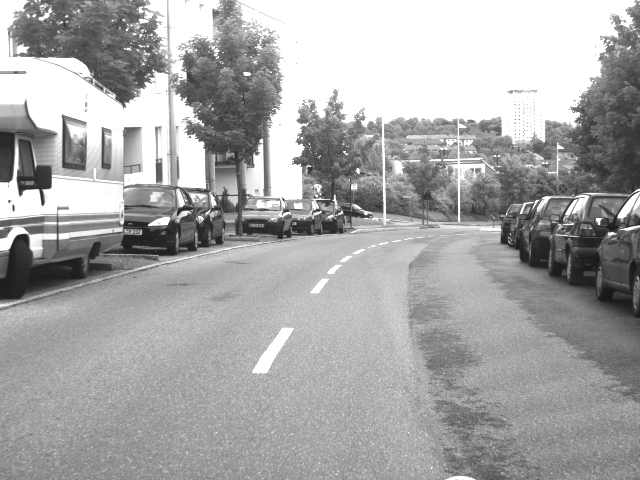
%> input picture Negative/neg00001.pgm, 640 x 480 px; its folder holds only this picture in this run
$ octave NegativeSamples.m   (GNU Octave 9; MATLAB toolbox functions it lacks are replaced by stand-ins)
%> lines starting %> are read from the running program, lines starting %| are printed output that depends on the picture
baseDir = [pwd '\Negative\'];

files = dir(baseDir); files(1:2) = [];

for ii = 1:length(files)
    im = imread(files(ii).name);
%> im is the input picture: size 480x640 uint8; min 23, max 255, mean 167.2
    [rows, cols] = size(im);
%> rows = 480; cols = 640
    centreX = cols/2;
%> centreX = 320
    centreY = rows/2;
%> centreY = 240
    sizeY = rows/4;
%> sizeY = 120
    sizeX = cols/4;
%> sizeX = 160
    imageCropped = imcrop(im, [centreX-(sizeX/2),centreY-(sizeY/2),sizeX,sizeY]);
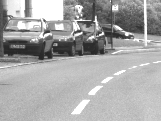
%> imageCropped: size 121x161 uint8; min 38, max 255, mean 167.1
    imshow(imageCropped);
    pause(1);
    sizeY = rows/3;
%> sizeY = 160
    sizeX = cols/3;
%> sizeX = 213.3
    imageCropped = imcrop(im, [centreX-(sizeX/2),centreY-(sizeY/2),sizeX,sizeY]);
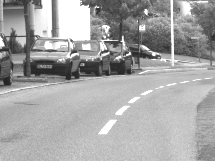
%> imageCropped: size 161x215 uint8; min 36, max 255, mean 165
    imshow(imageCropped);
    pause(1);
    sizeY = rows/2;
%> sizeY = 240
    sizeX = cols/2;
%> sizeX = 320
    imageCropped = imcrop(im, [centreX-(sizeX/2),centreY-(sizeY/2),sizeX,sizeY]);
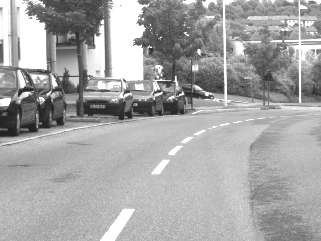
%> imageCropped: size 241x321 uint8; min 32, max 255, mean 165.6
    imshow(imageCropped);
    pause(1);
end


%im2col and imresize will be much better here
%If we resize afterwards as well that would be good

$ run again, on Negative/neg00017.pgm
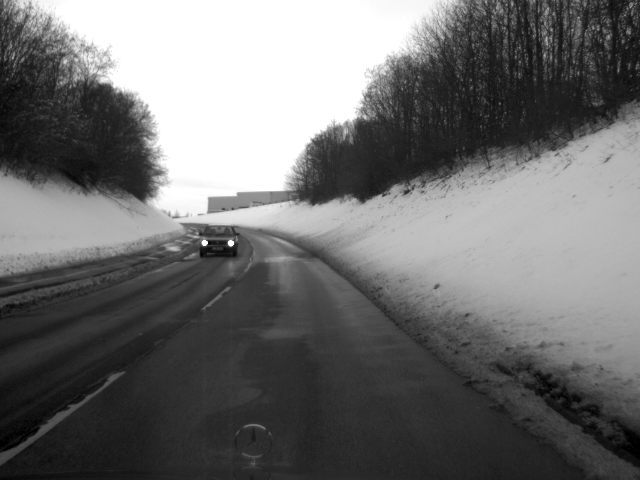
%> input picture Negative/neg00017.pgm, 640 x 480 px
%> im is the input picture: size 480x640 uint8; min 0, max 255, mean 110
%> `imageCropped = imcrop(im, [centreX-(sizeX/2),centreY-(sizeY/2),sizeX,s..`:
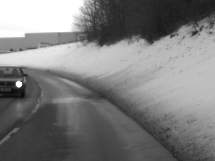
%> imageCropped: size 161x215 uint8; min 5, max 255, mean 124.3
%> `imageCropped = imcrop(im, [centreX-(sizeX/2),centreY-(sizeY/2),sizeX,s..`:
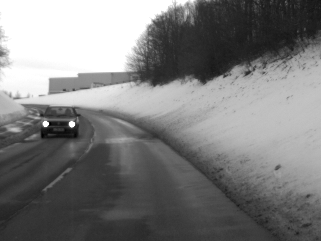
%> imageCropped: size 241x321 uint8; min 0, max 255, mean 123.9

$ run again, on Negative/neg00027.pgm
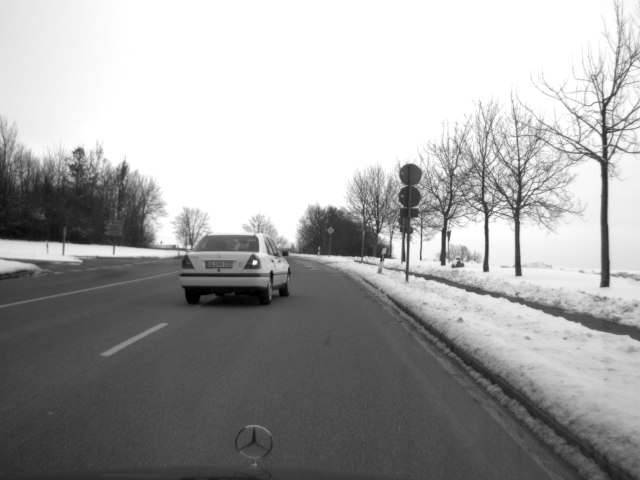
%> input picture Negative/neg00027.pgm, 640 x 480 px
%> im is the input picture: size 480x640 uint8; min 0, max 255, mean 163.3
%> `imageCropped = imcrop(im, [centreX-(sizeX/2),centreY-(sizeY/2),sizeX,s..`:
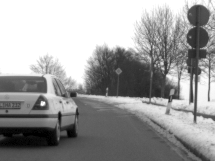
%> imageCropped: size 161x215 uint8; min 0, max 255, mean 155.7
%> `imageCropped = imcrop(im, [centreX-(sizeX/2),centreY-(sizeY/2),sizeX,s..`:
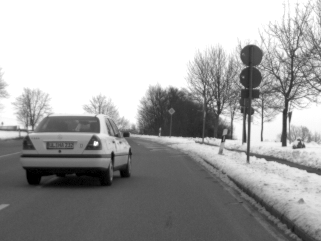
%> imageCropped: size 241x321 uint8; min 0, max 255, mean 164.7

$ run again, on Negative/neg00032.pgm
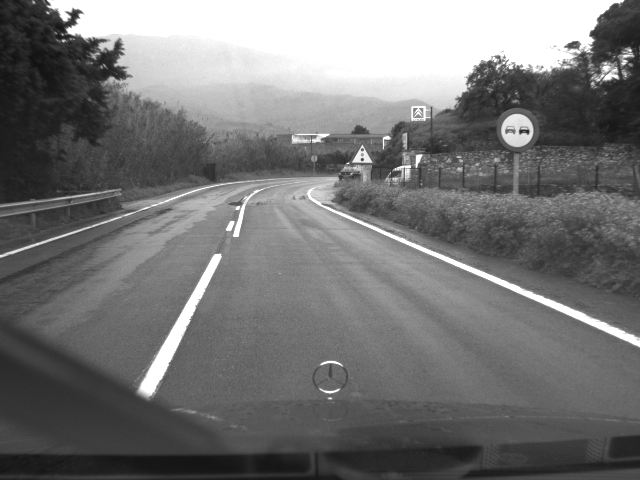
%> input picture Negative/neg00032.pgm, 640 x 480 px
%> im is the input picture: size 480x640 uint8; min 17, max 255, mean 117
%> `imageCropped = imcrop(im, [centreX-(sizeX/2),centreY-(sizeY/2),sizeX,s..`:
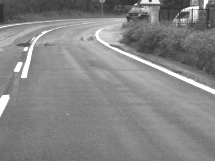
%> imageCropped: size 161x215 uint8; min 43, max 255, mean 133.2
%> `imageCropped = imcrop(im, [centreX-(sizeX/2),centreY-(sizeY/2),sizeX,s..`:
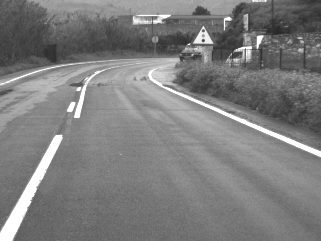
%> imageCropped: size 241x321 uint8; min 39, max 255, mean 125.4

$ run again, on Negative/neg00002.pgm
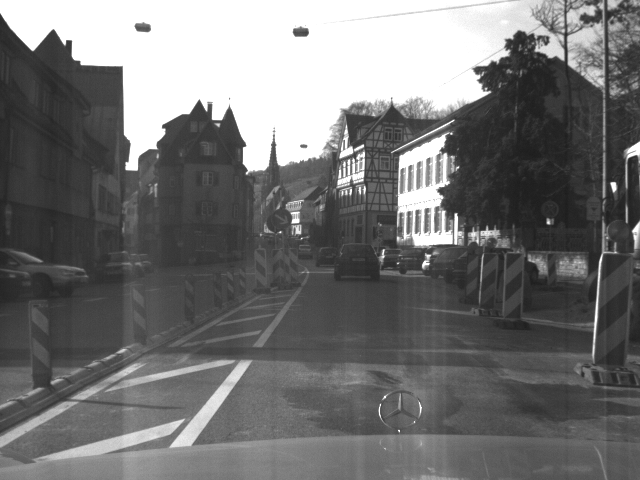
%> input picture Negative/neg00002.pgm, 640 x 480 px
%> im is the input picture: size 480x640 uint8; min 28, max 255, mean 114.7
%> `imageCropped = imcrop(im, [centreX-(sizeX/2),centreY-(sizeY/2),sizeX,s..`:
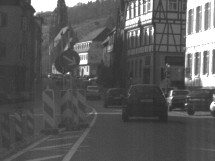
%> imageCropped: size 161x215 uint8; min 42, max 255, mean 90.2
%> `imageCropped = imcrop(im, [centreX-(sizeX/2),centreY-(sizeY/2),sizeX,s..`:
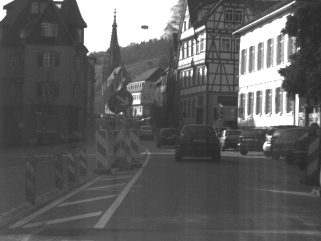
%> imageCropped: size 241x321 uint8; min 40, max 255, mean 95
